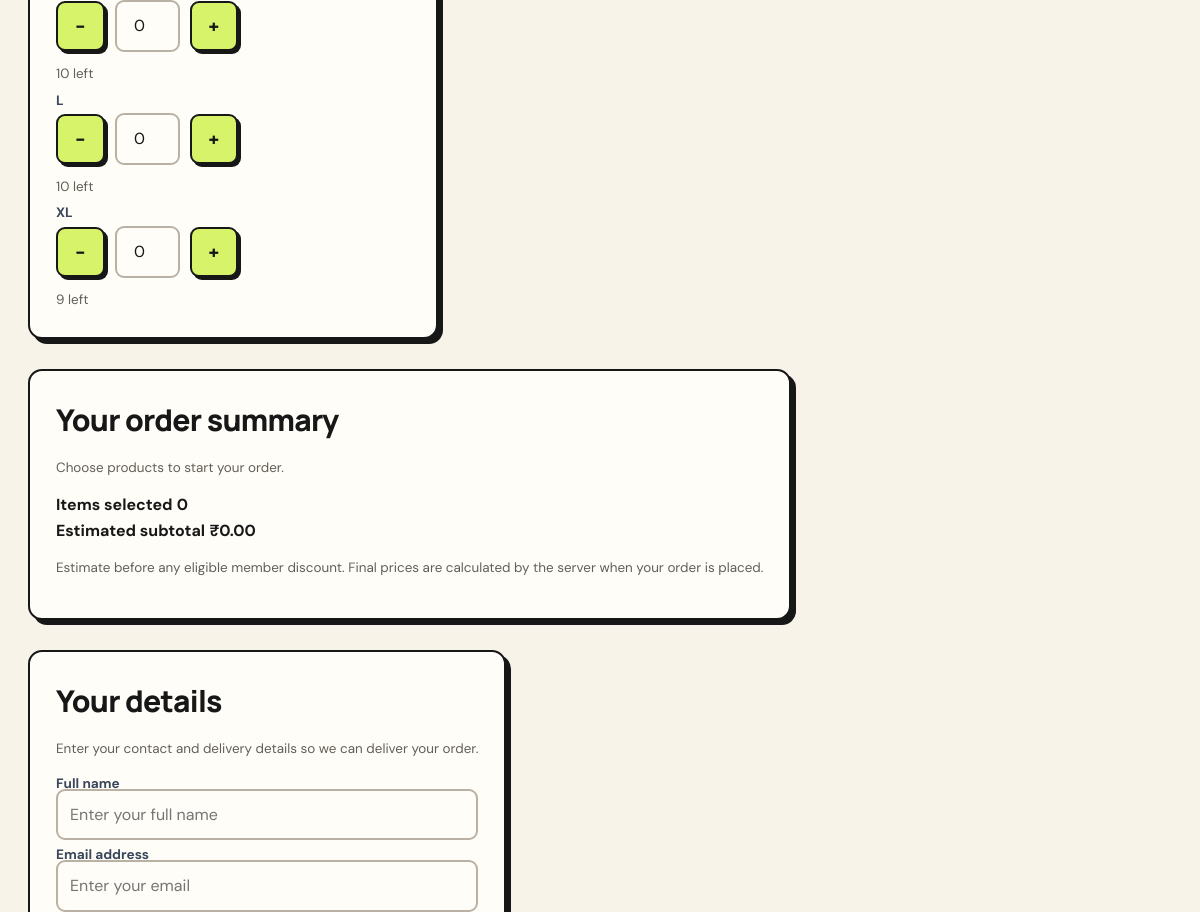
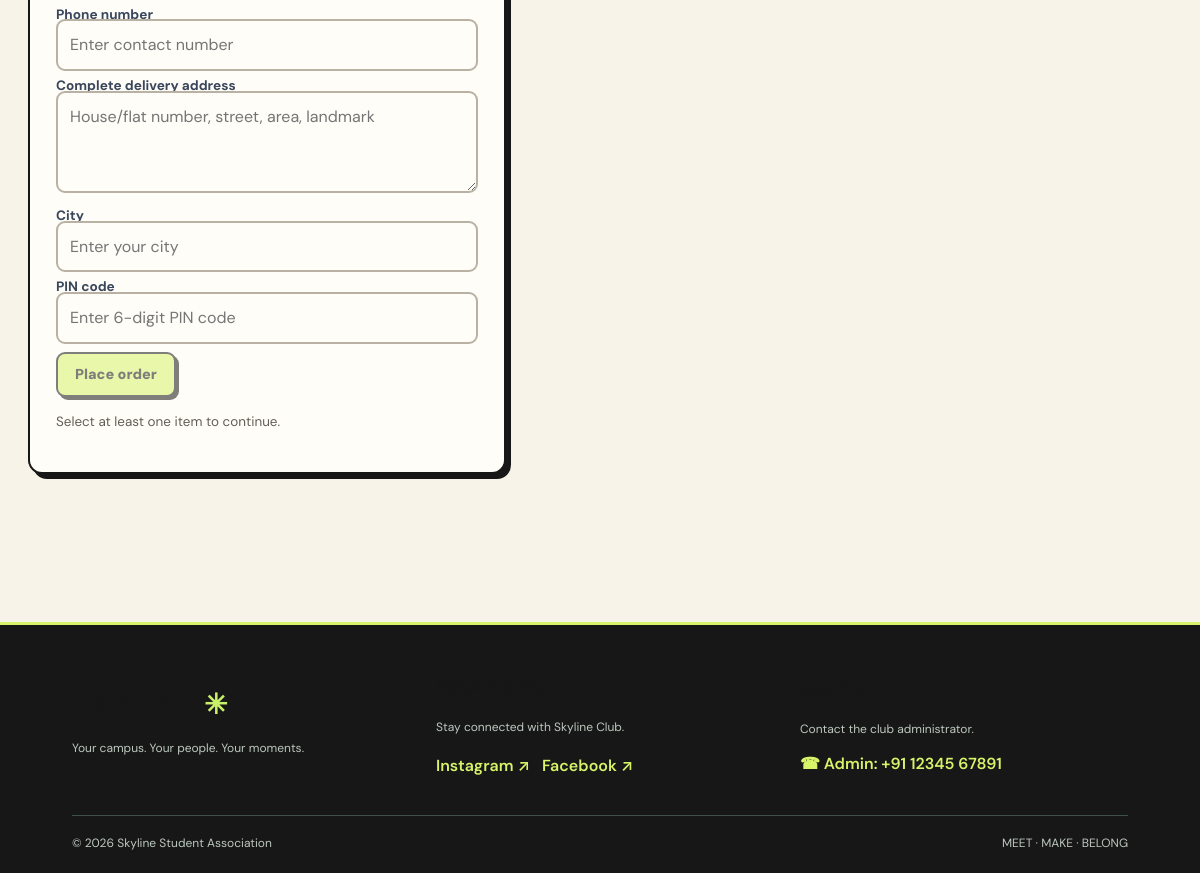
Page /shop (signed in, lower part) on the earlier database version (2 pictures, top to bottom).
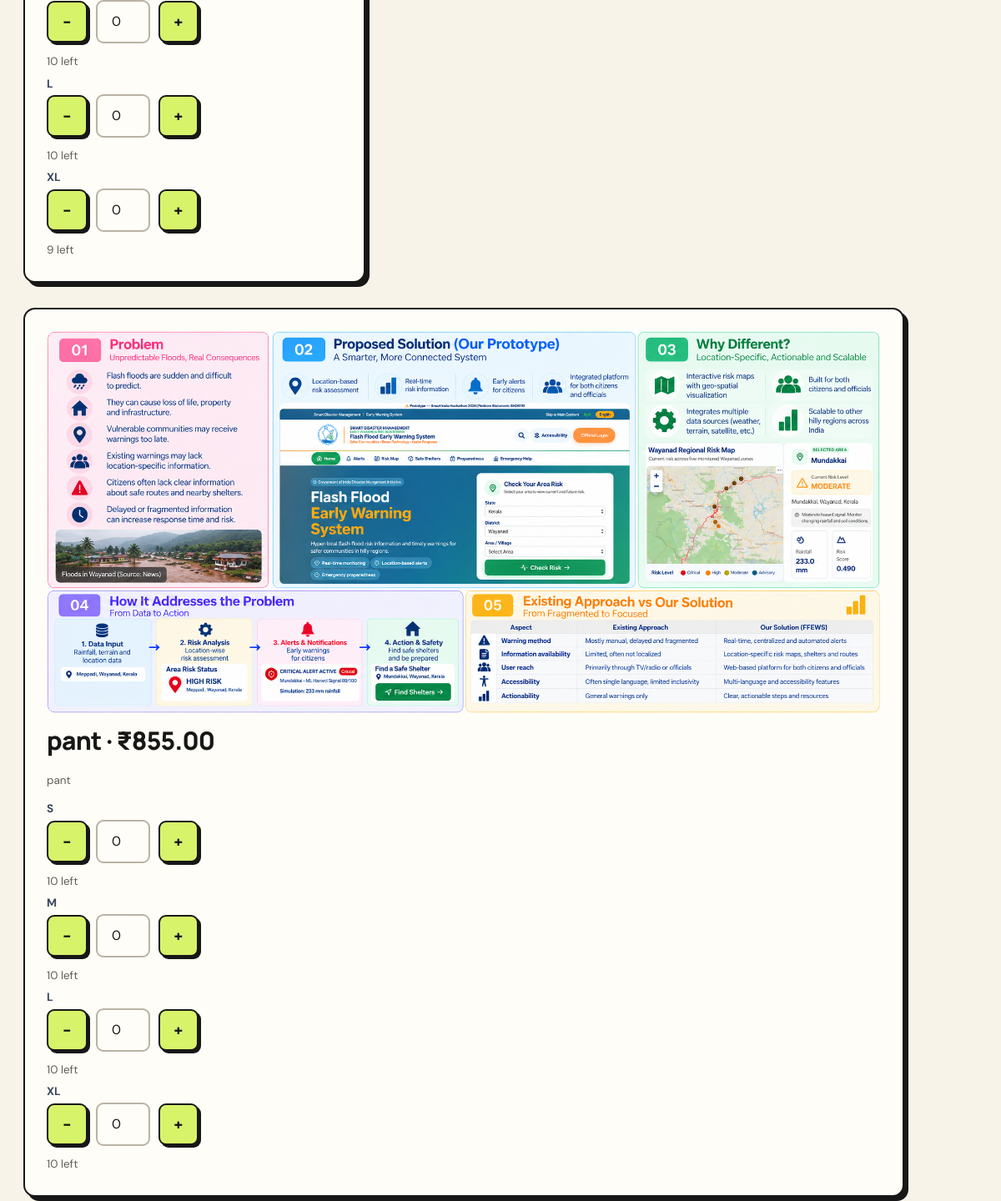
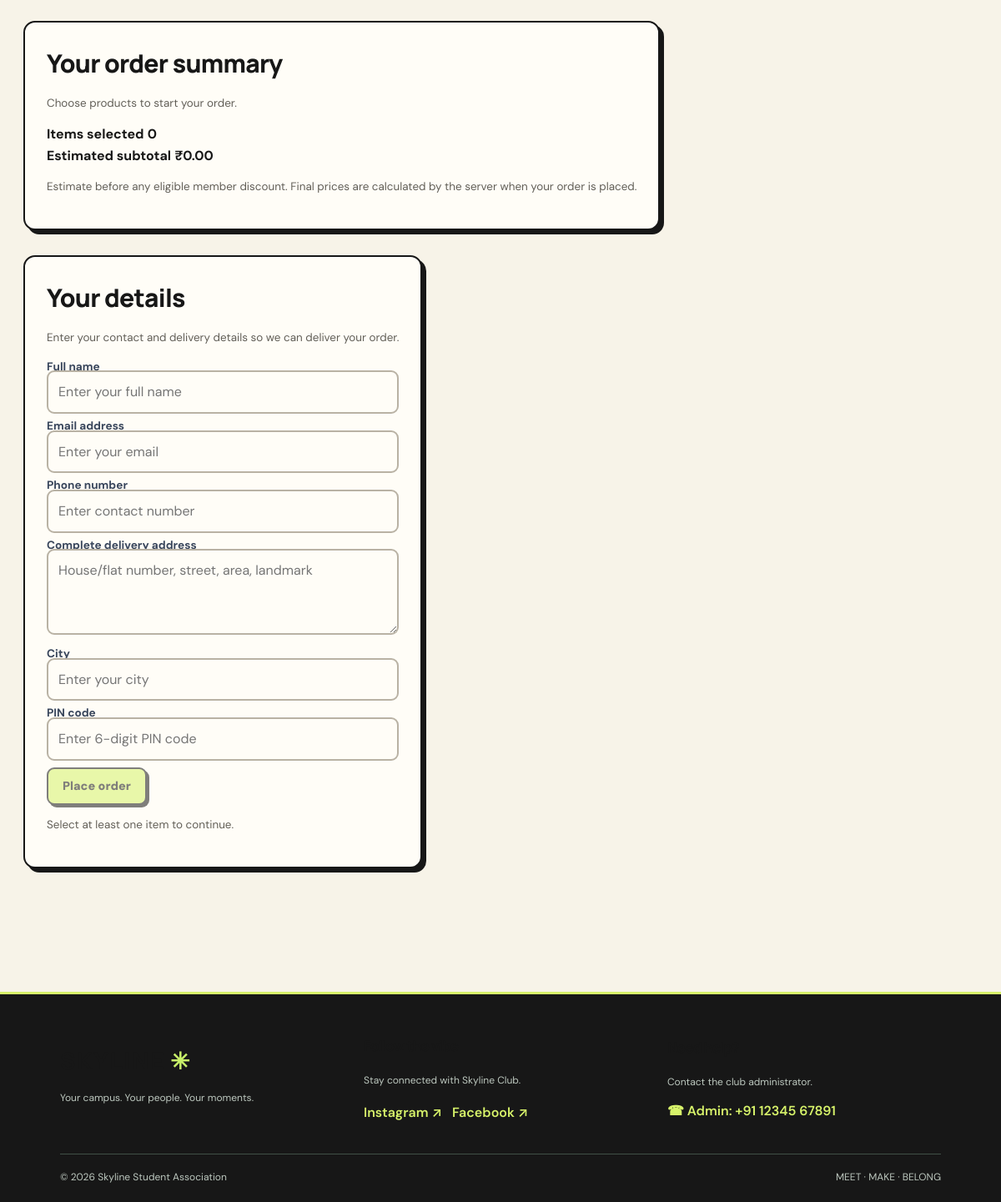
Same page on the later database version (2 pictures, top to bottom).
### tables this page shows
CREATE TABLE variants (
    id INTEGER PRIMARY KEY,
    product_id INTEGER NOT NULL REFERENCES products(id),
    size TEXT NOT NULL,
    stock INTEGER NOT NULL DEFAULT 0
);

CREATE TABLE products (
    id INTEGER PRIMARY KEY,
    name TEXT NOT NULL,
    description TEXT,
    price REAL NOT NULL,
    active INTEGER NOT NULL DEFAULT 1
, image_filename TEXT);

### app.py (the view)
@app.get('/shop')
def shop():
    if not session.get('customer_id'):
        flash(
            'Please log in first to access the merchandise shop.',
            'info'
        )
        return redirect(url_for('customer_login', next=url_for('shop')))
    products = query(
        'SELECT * FROM products WHERE active = 1 ORDER BY id'
    )
    variants = {}
    for v in query('SELECT * FROM variants ORDER BY id'):
        variants.setdefault(v['product_id'], []).append(v)
    return render_template(
        'shop.html',
        products=products,
        variants=variants
    )

### app.py (called while the page is built)
@app.context_processor
def inject_csrf_token():
    from flask_wtf.csrf import generate_csrf
    return {"csrf_token": generate_csrf}

@app.template_filter('money')
def money_filter(value):
    return f"₹{float(value or 0):,.2f}"

@app.context_processor
def inject_globals():
    return {'is_admin': bool(session.get('admin')), 'status_of': member_status}

### db.py (called while the page is built)
def get_db():
    if 'db' not in g:
        g.db = sqlite3.connect(DB_PATH)
        g.db.row_factory = sqlite3.Row
        g.db.execute('PRAGMA foreign_keys = ON')
    return g.db

def query(sql, args=(), one=False):
    cur = get_db().execute(sql, args)
    rows = cur.fetchall()
    cur.close()
    if one:
        return rows[0] if rows else None
    return rows

### templates/shop.html (shortened to what the changed rows need)
{% extends 'base.html' %}
{% block content %}
<form method="post" action="{{ url_for('shop_order') }}" id="shop-form">
  {% for p in products %}
    <div class="card shop-product">
      {% if p.image_filename %}
        <img
          src="{{ url_for('static', filename='uploads/products/' ~ p.image_filename) }}"
          alt="{{ p.name }}"
          style="width:100%; max-width:1000px; max-height:1000px;
                 object-fit:contain; display:block; margin-bottom:16px;
                 border-radius:12px;"
        >
      {% endif %}
      <h2>{{ p.name }} · {{ p.price|money }}</h2>
      <p class="muted">{{ p.description }}</p>
      <div class="row">
        {% for v in variants.get(p.id, []) %}
          <div style="min-width:110px">
            <label for="qty-{{ v.id }}">{{ v.size }}</label>
            {% if v.stock > 0 %}
              <div class="quantity-control">
                <button
                  type="button"
                  class="qty-btn"
                  data-target="qty-{{ v.id }}"
                  data-step="-1"
                  aria-label="Decrease {{ p.name }} {{ v.size }} quantity"
                >−</button>
                <input
                  id="qty-{{ v.id }}"
                  class="shop-quantity"
                  type="number"
                  name="qty_{{ v.id }}"
                  min="0"
                  max="{{ [v.stock, 10]|min }}"
                  value="0"
                  data-price="{{ p.price }}"
                  data-product="{{ p.name }}"
                  data-size="{{ v.size }}"
                >
                <button
                  type="button"
                  class="qty-btn"
                  data-target="qty-{{ v.id }}"
                  data-step="1"
                  aria-label="Increase {{ p.name }} {{ v.size }} quantity"
                >+</button>
              </div>
              <span class="muted">{{ v.stock }} left</span>
            {% else %}
              <span class="badge bad">Sold out</span>
            {% endif %}
          </div>
        {% endfor %}
      </div>
    </div>
  {% else %}
    <p class="muted">No products yet.</p>
  {% endfor %}
  {% if products %}
    <div class="card" id="order-summary" aria-live="polite">
      <h2>Your order summary</h2>
    </div>
    <div class="card" style="max-width:520px">
      <h2>Your details</h2>
      <br>
    </div>
  {% endif %}
</form>
{% endblock %}

Differences in the rows shown:
added products: image_filename (picture), name "pant", price "₹855.00", description "pant"
added variants: size "S", stock "10", shown under "pant"
added variants: size "M", stock "10", shown under "pant"
added variants: size "L", stock "10", shown under "pant"
added variants: size "XL", stock "10", shown under "pant"
